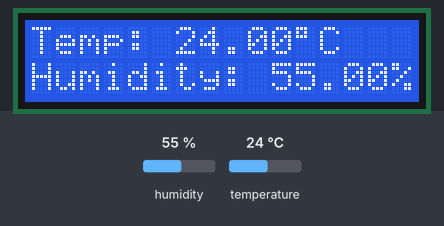
The sketch below on a simulated Arduino Uno, built with avr-gcc and run on an emulated ATmega328P. On the bench: 16×2 character LCD. The inputs (shaded band) are chosen by the test bench; at power-on: humidity 55 %, temperature 24 °C.

Above: at 1.2 s.
1.3 s: humidity set to 22 %
At 2.8 s:
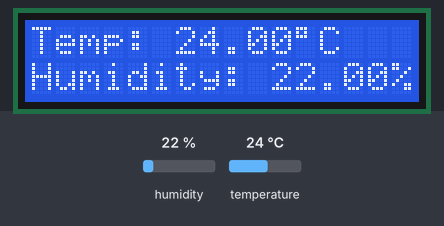
4.0 s: temperature set to 12 °C
At 5.4 s:
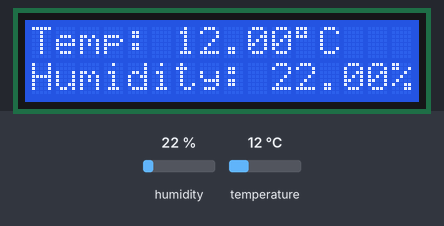
6.7 s: humidity set to 40 %
At 9.4 s:
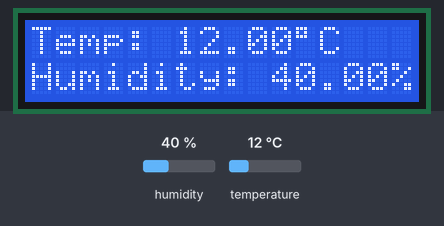
9.7 s: temperature set to 19 °C
At 10.9 s:
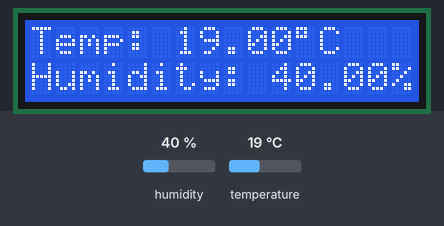
Timing chart, 0 to 12.7 s (numbered marks = the images above; inputs shaded):
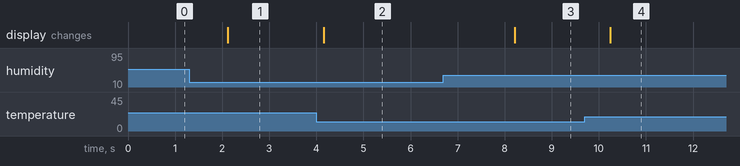

The sketch:

LCD-Humidity-Temp.ino
```cpp
#include <LiquidCrystal.h>
#include <DHT.h>

#define DHTPIN 2         // DHT11 Data Pin
#define DHTTYPE DHT11

DHT dht(DHTPIN, DHTTYPE); // Needs the pin and the DHT-Type

// LCD Pins: RS, E, D4, D5, D6, D7
LiquidCrystal lcd(12, 11, 5, 4, 3, 6);

void setup() {
  lcd.begin(16, 2);// 16 columns, 2 rows on my LCD --> LCD type 1602
  dht.begin();
}

void loop() {
  float temp = dht.readTemperature();
  float hum = dht.readHumidity();

  if (isnan(temp) || isnan(hum)) {
    lcd.clear(); // clears the display of the LCD
    lcd.setCursor(0, 0);// set cursor position to 0, 0 (top left corner)
    lcd.print("Sensor Error");
    delay(2000);
    return;
  }
  // Looking for errors

  lcd.clear();
  lcd.setCursor(0, 0);
  lcd.print("Temp: "); // Temperature would be too long for the LCD
  lcd.print(temp);
  lcd.print((char)223); // Displays the ° symbol. HD44780 LCDs usually map it to ASCII 223
  lcd.print("C");

  lcd.setCursor(0, 1); // set cursor position to 0,1 (bottom left corner)
  lcd.print("Humidity: "); // Prints Humidity: x% at the given position 0, 1
  lcd.print(hum);
  lcd.print("%");

  delay(2000);
}
```

Measured:
- after the input at 1.3 s, the display: changes after 0.82 s (image 1)
- after the input at 4.0 s, the display: changes after 0.15 s (image 2)
- after the input at 6.7 s, the display: changes after 1.5 s (image 3)
- after the input at 9.7 s, the display: changes after 0.54 s (image 4)
